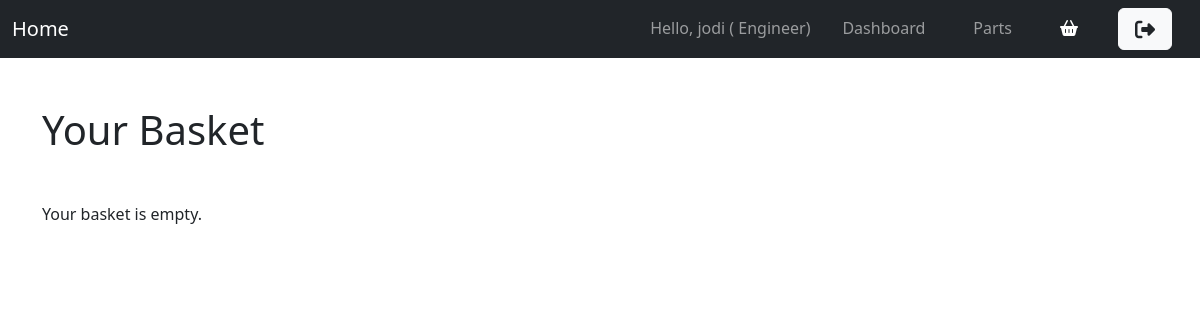
/basket/ (signed in), run on an earlier commit of the app's database.
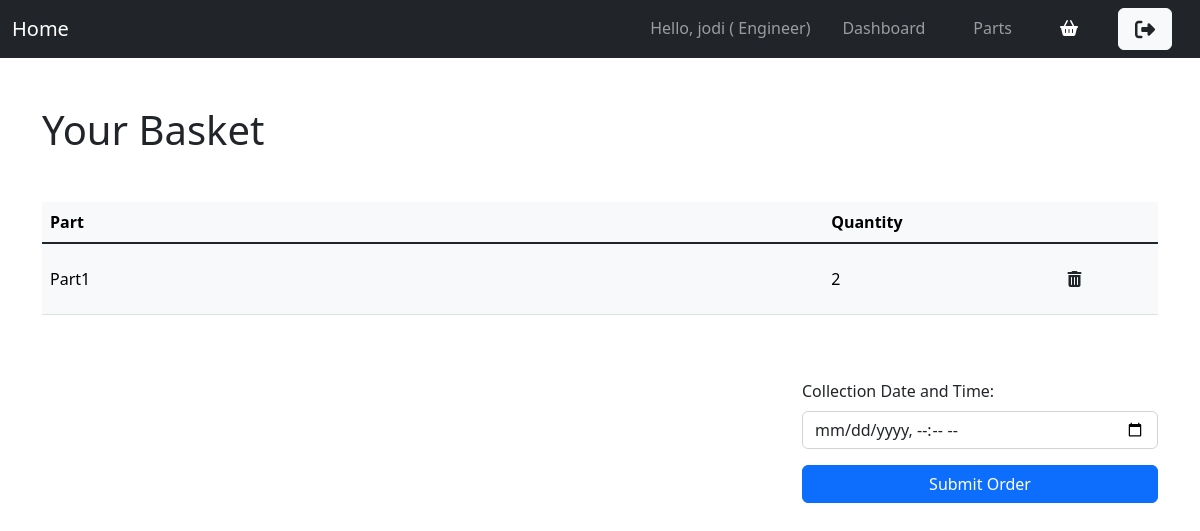
And on a later commit of the database.
### basket/models.py (models this page shows)
class BasketItem(models.Model):
    basket = models.ForeignKey(Basket, on_delete=models.CASCADE, related_name='items')
    part = models.ForeignKey(Part, on_delete=models.CASCADE)
    quantity = models.PositiveIntegerField(default=1)

### parts/models.py (models this page shows, shortened)
class Part(models.Model):
    code = models.CharField(max_length=50, unique=True)
    name = models.CharField(max_length=100)
    num_in_stock = models.PositiveIntegerField(default=0)
    low_stock_warning = models.PositiveIntegerField(default=0)
    location = models.CharField(max_length=10, help_text="Format: AB-A-5")

### basket/views.py (the view, shortened to what this page needs)
# urls.py: path('', BasketDetailView.as_view(), name='basket-home')
class BasketDetailView(LoginRequiredMixin, UserPassesTestMixin, DetailView):
    model = Basket
    template_name = 'basket/basket.html'
    context_object_name = 'basket'
    def get_object(self, queryset=None):
        basket, created = Basket.objects.get_or_create(user=self.request.user)
        return basket
    def test_func(self):
        return self.request.user.profile.user_group == 'engineer'

### basket/templates/basket/basket.html (shortened to what this page needs)
{% extends "parts/base.html" %}
{% block content %}
    <h1 class="my-5">Your Basket</h1>
    {% if basket.items.exists %}
        <table class="table table-light align-middle basket">
            <thead class="border-bottom border-dark border-2">
                <tr>
                    <th class="part">Part</th>
                    <th class="quantity">Quantity</th>
                    <th class="delete"></th>
                </tr>
            </thead>
            <tbody>
                {% for item in basket.items.all %}
                <tr>
                    <td class="py-3">{{ item.part.name }}</td>
                    <td class="py-3">{{ item.quantity }}</td>
                    <td class="py-3">
                        <form method="post">
                            <button class="btn" type="submit"><i class="fa-solid fa-trash-can"></i></button>
                        </form>
                    </td>
                </tr>
                {% endfor %}
            </tbody>
        </table>
        <form method="post">
            <div class="form-group py-5">
                <div class="row justify-content-end">
                    <div class="col-md-4">
                        <label for="collection_datetime" class="form-label">Collection Date and Time:</label>
                        <input
                            type="datetime-local"
                            id="collection_datetime"
                            name="collection_datetime"
                            class="form-control input"
                            required>
                    </div>
                </div>
                <div class="row justify-content-end mt-3">
                    <div class="col-md-4">
                        <button type="submit" class="btn btn-primary w-100">Submit Order</button>
                    </div>
                </div>
            </div>
        </form>
    {% else %}
        <p>Your basket is empty.</p>
    {% endif %}
{% endblock %}

What changed in the data, as far as the page shows it:
added BasketItem: part.name "Part1", quantity "2"
Also different on the page:
text no longer shown: "Your basket is empty."
text now shown: "Part Quantity Collection Date and Time: Submit Order"
